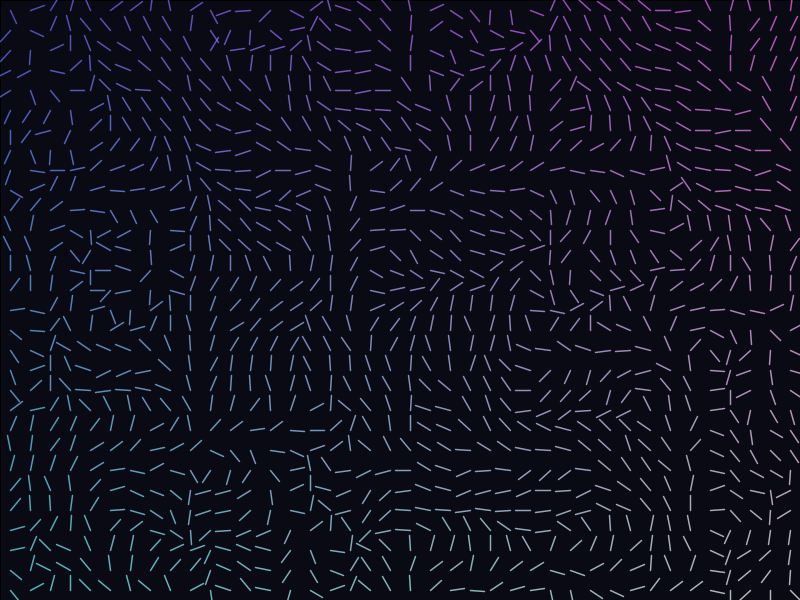
Frame 1 (no input)
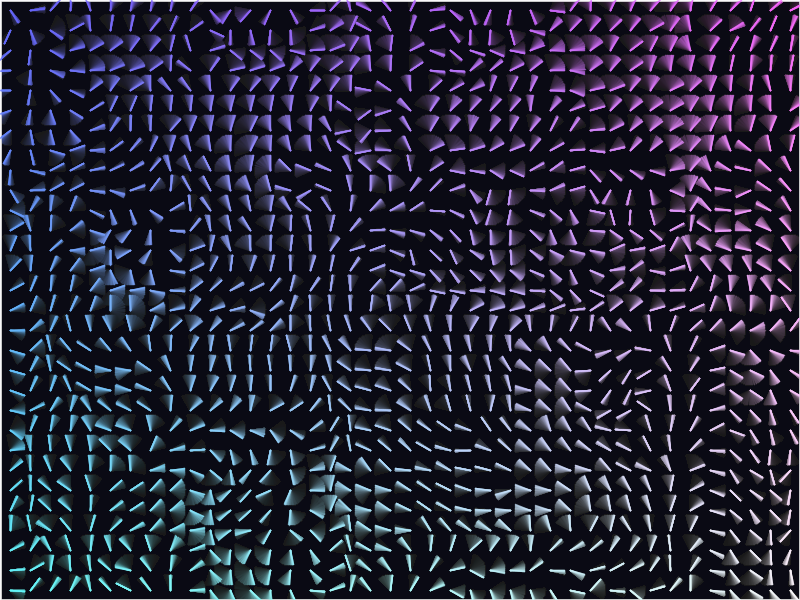
Frame 60 (the mouse pressed at the canvas centre just before this capture)
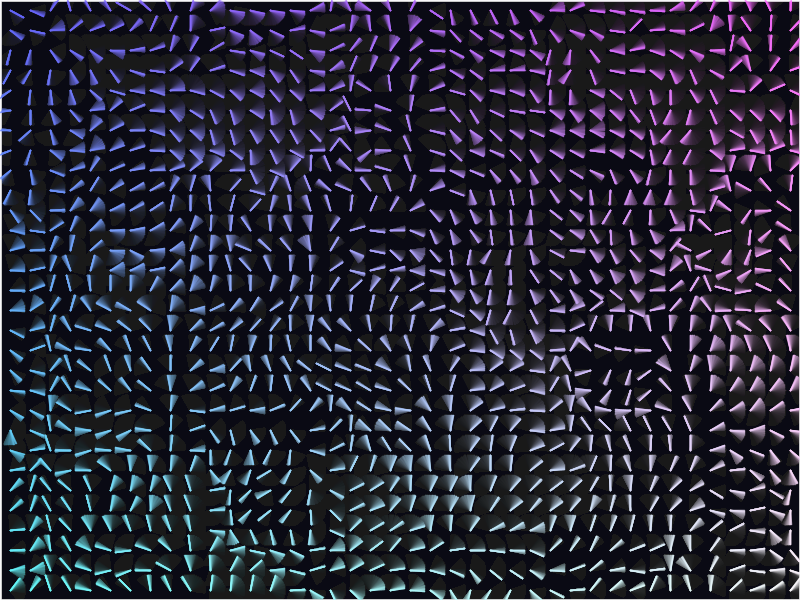
Frame 120 (the mouse held since frame 60 and released just before this capture)

The Processing sketch that drew these frames (run headless with seeded random() and noise(); from frame 60 on, the mouse is pressed at the canvas centre):

// Processing sketch: Sistema de Fluxo Orgânico
// ── Sistema de Fluxo Orgânico.pde
float scale = 0.008;

void setup() {
  size(800, 600);
  background(10, 10, 20);
}

void draw() {
  fill(10, 10, 20, 15); // Efeito de rastro/transparência
  rect(0, 0, width, height);
  
  for (int x = 10; x < width; x += 20) {
    for (int y = 10; y < height; y += 20) {
      float angle = noise(x * scale, y * scale, frameCount * 0.005) * TWO_PI * 2;
      float x2 = x + cos(angle) * 15;
      float y2 = y + sin(angle) * 15;
      
      stroke(map(x, 0, width, 100, 255), map(y, 0, height, 100, 255), 255, 180);
      strokeWeight(1.5);
      line(x, y, x2, y2);
    }
  }
}
